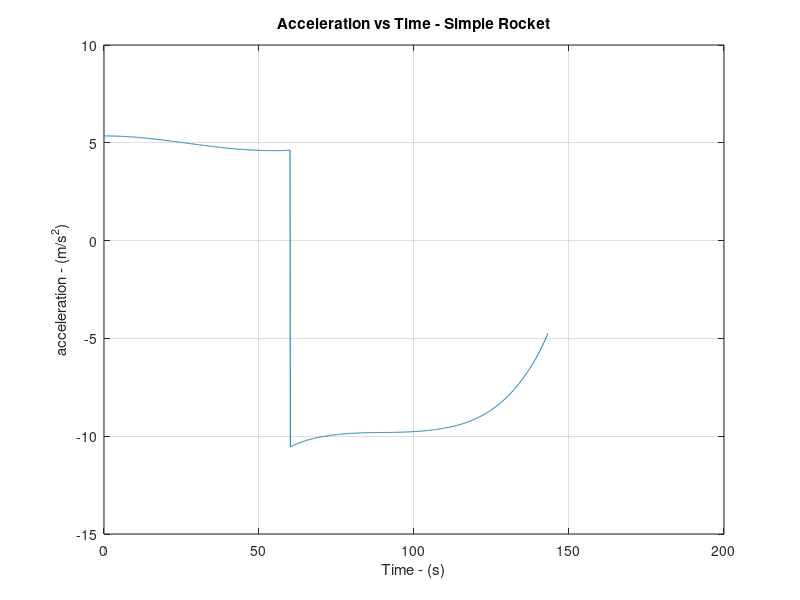
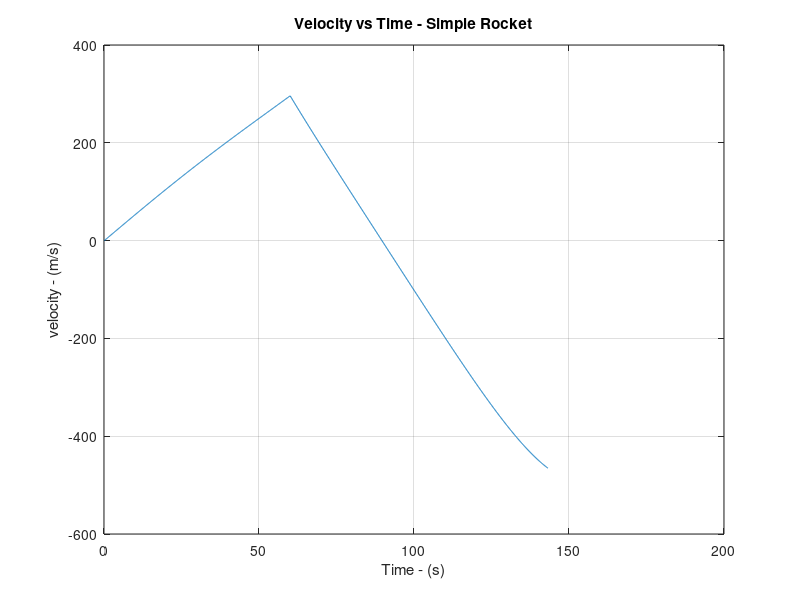
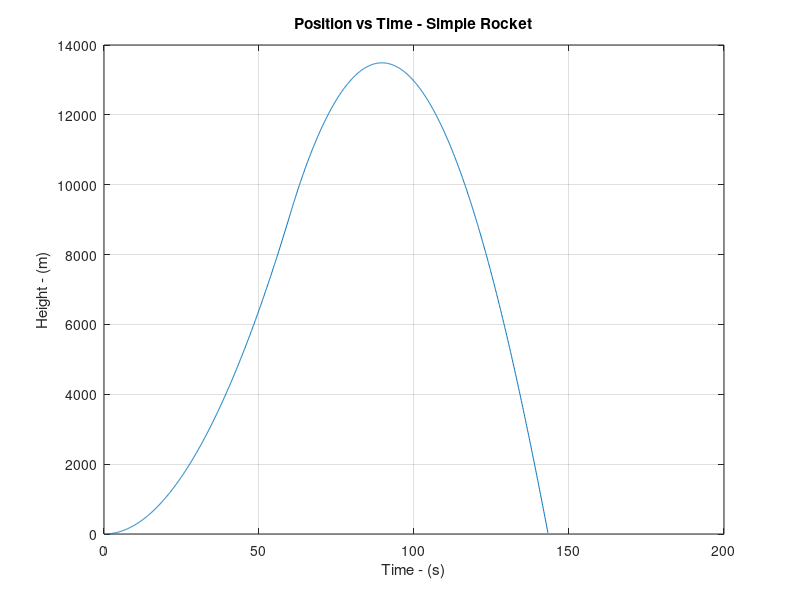
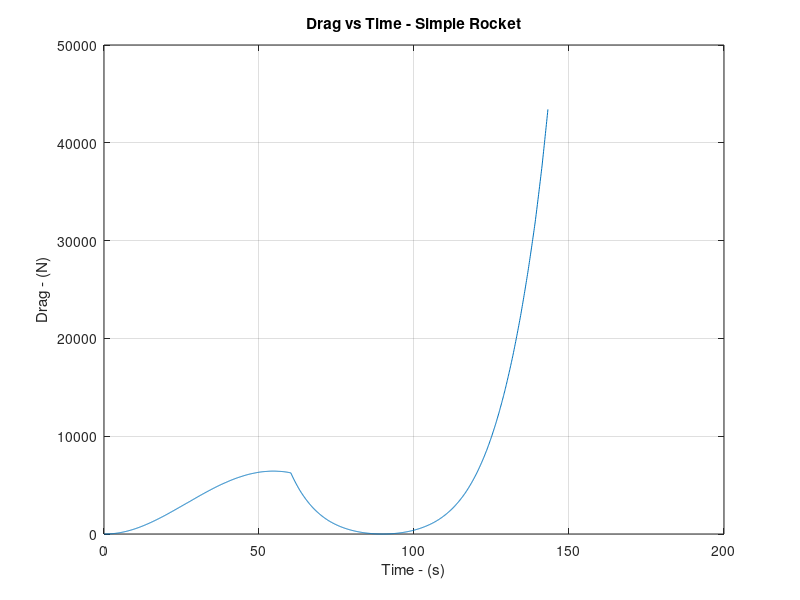

The MATLAB source for these figures, in order:
clear variables % clear any old variables in the workspace
close all % closes any plots open from previous runs


%load without using the native method the density of the air file
load('densityVector.mat')

%List all the variables needed

massEmptyRocket = 1500; % kg
startingMassFuel = 7000; % kg
massHorse = 75; %kg
massTotal = massEmptyRocket + startingMassFuel +massHorse; % kg
engineThrust = 	130000; %N
area = 2 * 3.14;
gravity = 9.81; %m/s/s
density = 1.225; %kg/m3
dragCoeficient = .05;
drag = 0; % no drag
weight = massTotal * gravity; %Constant for now
dt = .1; % timeStep duration in seconds
endTime = 150; % Seconds
acceleration = zeros(1,endTime/dt); %Create empty vector of zeros for Acceleration Data the length of the simulation
time = zeros(1,endTime/dt);  ; %Create empty vector of zeros for time Data
burnTime = 60; %Time Engines are firing for.
maxAltitude = 9999999999;
endOfUsefulData = 0;
pos = 0;
vel = 0;
dragVector = zeros(1,endTime/dt);
%start a loop to calcualte our equations of motion at each Time Step

for t = 1:1:(endTime/dt) %   t is the current TimeStep

%Equation of motion
    km = floor(pos / 1000) + 1; %we already compensated for matlab deficiencies
    resto = 1000 + pos - km * 1000; %counter compensate for the matlab quirkness of non zero starting array
    
    density1 = densityVector(km);
    density2 = densityVector(km + 1);
    densityDelta = (density2 - density1) / 1000;
    
    
    
    density = density1;
    density += densityDelta * resto;
    
    %1000 is added because else this drag is irrelevant compared to the trust and weight
    drag = 0.5 * density * (vel * vel) * area * dragCoeficient * 1000;
    dragVector(t)=drag;
    
    
    if t <= (burnTime/dt) %while the engines are firing
        acceleration(t) =  (engineThrust - drag - weight) / massTotal;
    else %when the engines have stopped firing
      if vel > 0
      %this is just a trick to avoid having a "pushing" drag 
        drag = drag * -1;
      end
        acceleration(t) =  (drag - weight) /massTotal;
        acc = acceleration(t);
    end

    
    
time(t) = t*dt; % update the time vector with the new time step


if t == 1350
 cry = 0;
end



if t == 1450
 cry = 0;
end

%Calculate the velocity and Position, by integrating.
velocity = cumtrapz(time,acceleration);
position = cumtrapz(time,velocity);

%Current position (and velocity) are computed BAD, so take two step ago, to be safe
  if t > 3
    pos = position(t - 1);
    vel = velocity(t - 1);
  else
    pos = 0;
    vel = 0;
  end

  if pos < 0
    endOfUsefulData = t - 2;
    break %terminate the Simulation, we have finished here
  end
   
    
end

%the data AFTER the end are plain wrong, we have to remove
velocityOld = velocity;
positionOld = position;
accelerationOld = acceleration;
dragVectorOld = dragVector;

velocity = zeros(1,endOfUsefulData);
position  = zeros(1,endOfUsefulData);
acceleration  = zeros(1,endOfUsefulData);
time = zeros(1,endOfUsefulData);
dragVector = zeros(1,endOfUsefulData);

for t = 1:1:endOfUsefulData
 velocity(t) = velocityOld(t);
 position(t)  = positionOld(t);
 acceleration(t) = accelerationOld(t);
 dragVector(t) = dragVectorOld(t);
 time(t) = t*dt;
end

%plot results

figure();
plot(time, acceleration)
title ('Acceleration vs Time - Simple Rocket')
xlabel('Time - (s)')
ylabel('acceleration - (m/s^2)')
grid on

figure();
plot(time, velocity)
title ('Velocity vs Time - Simple Rocket')
xlabel('Time - (s)')
ylabel('velocity - (m/s)')
grid on

figure();
plot(time, position)
title ('Position vs Time - Simple Rocket')
xlabel('Time - (s)')
ylabel('Height - (m)')
grid on

figure();
plot(time, dragVector)
title ('Drag vs Time - Simple Rocket')
xlabel('Time - (s)')
ylabel('Drag - (N)')
grid on
